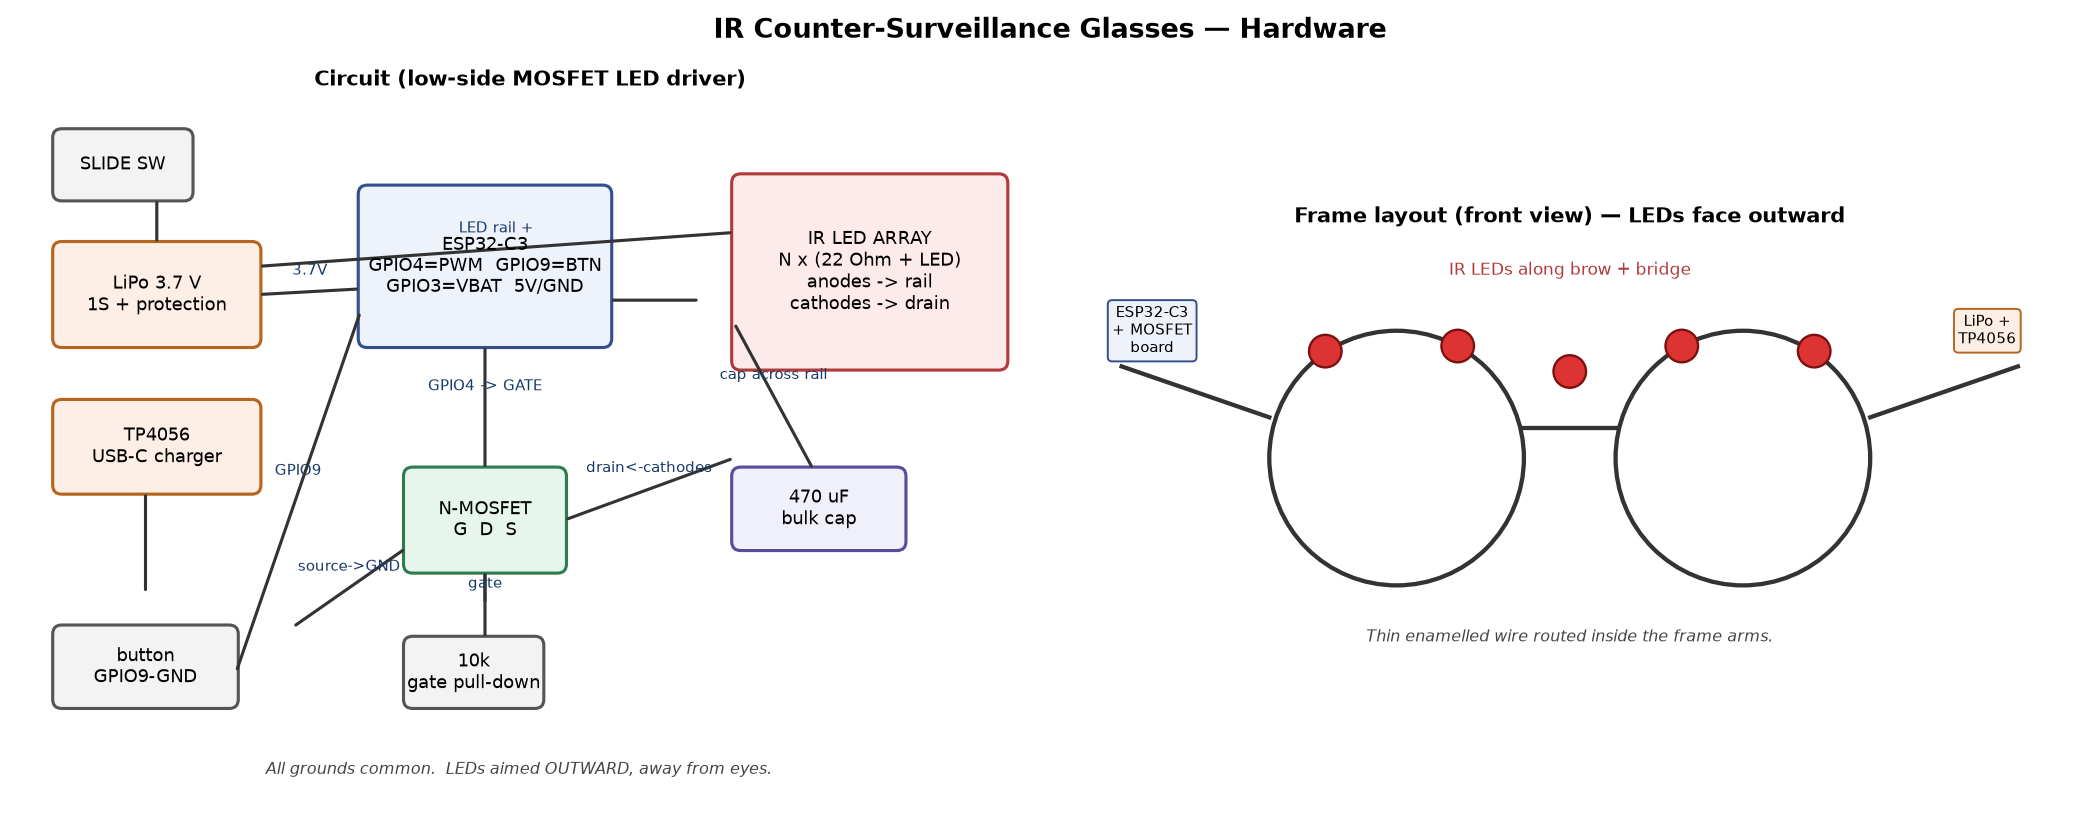

This figure's Python source:
"""schematic.py — generate a readable wiring schematic and frame-layout figure.

Block-style schematic (clear nets + labels rather than full EDA symbols) plus a front-view
of the glasses frame showing LED placement and where each board mounts. Run to produce
schematic.png for the build guide / report.

    python schematic.py            # -> schematic.png
"""
import matplotlib
matplotlib.use("Agg")
import matplotlib.pyplot as plt
from matplotlib.patches import FancyBboxPatch, Circle, FancyArrowPatch


def _box(ax, x, y, w, h, label, fc="#eef3fb", ec="#34508c"):
    ax.add_patch(FancyBboxPatch((x, y), w, h, boxstyle="round,pad=0.02,rounding_size=0.08",
                                linewidth=1.6, edgecolor=ec, facecolor=fc))
    ax.text(x + w / 2, y + h / 2, label, ha="center", va="center", fontsize=9)


def _wire(ax, p0, p1, label=None, color="#333", lw=1.6):
    ax.add_patch(FancyArrowPatch(p0, p1, arrowstyle="-", linewidth=lw, color=color))
    if label:
        ax.text((p0[0] + p1[0]) / 2, (p0[1] + p1[1]) / 2 + 0.12, label,
                ha="center", va="bottom", fontsize=7.5, color="#1a3a6b")


def draw_schematic(ax):
    ax.set_title("Circuit (low-side MOSFET LED driver)", fontsize=11, weight="bold")
    # Blocks
    _box(ax, 0.3, 5.2, 1.8, 0.9, "LiPo 3.7 V\n1S + protection", fc="#fdeee6", ec="#b5651d")
    _box(ax, 0.3, 3.9, 1.8, 0.8, "TP4056\nUSB-C charger", fc="#fdeee6", ec="#b5651d")
    _box(ax, 0.3, 6.5, 1.2, 0.6, "SLIDE SW", fc="#f3f3f3", ec="#555")
    _box(ax, 3.0, 5.2, 2.2, 1.4, "ESP32-C3\nGPIO4=PWM  GPIO9=BTN\nGPIO3=VBAT  5V/GND")
    _box(ax, 3.4, 3.2, 1.4, 0.9, "N-MOSFET\nG  D  S", fc="#e7f6ec", ec="#2e7d4f")
    _box(ax, 6.3, 5.0, 2.4, 1.7, "IR LED ARRAY\nN x (22 Ohm + LED)\nanodes -> rail\ncathodes -> drain",
         fc="#fdeaea", ec="#b03a3a")
    _box(ax, 6.3, 3.4, 1.5, 0.7, "470 uF\nbulk cap", fc="#f0f0fb", ec="#5a4b9c")
    _box(ax, 3.4, 2.0, 1.2, 0.6, "10k\ngate pull-down", fc="#f3f3f3", ec="#555")
    _box(ax, 0.3, 2.0, 1.6, 0.7, "button\nGPIO9-GND", fc="#f3f3f3", ec="#555")

    # Wires (nets)
    _wire(ax, (1.2, 6.5), (1.2, 6.1))                       # switch -> battery +
    _wire(ax, (2.1, 5.65), (3.0, 5.7), "3.7V")              # batt -> ESP 5V
    _wire(ax, (2.1, 5.9), (6.3, 6.2), "LED rail +")         # batt -> LED rail
    _wire(ax, (5.2, 5.6), (6.0, 5.6))                       # (spacer to array region)
    _wire(ax, (4.1, 5.2), (4.1, 4.1), "GPIO4 -> GATE")      # ESP GPIO4 -> MOSFET gate
    _wire(ax, (4.1, 3.2), (4.1, 2.6), "gate")               # gate -> pulldown
    _wire(ax, (4.8, 3.65), (6.3, 4.2), "drain<-cathodes")   # MOSFET drain <- LED cathodes
    _wire(ax, (4.1, 3.2), (4.1, 2.9))                       # source side hint
    _wire(ax, (3.4, 3.4), (2.4, 2.7), "source->GND")        # MOSFET source -> GND
    _wire(ax, (1.1, 3.9), (1.1, 3.0))                       # TP4056 -> batt (charge)
    _wire(ax, (6.3, 5.4), (7.0, 4.1), "cap across rail")    # cap to rail/gnd
    _wire(ax, (1.9, 2.3), (3.0, 5.5), "GPIO9")              # button -> ESP

    ax.text(4.4, 1.4, "All grounds common.  LEDs aimed OUTWARD, away from eyes.",
            ha="center", fontsize=8, style="italic", color="#444")
    ax.set_xlim(0, 9); ax.set_ylim(1.0, 7.4); ax.axis("off")


def draw_frame(ax):
    ax.set_title("Frame layout (front view) — LEDs face outward", fontsize=11, weight="bold")
    # lenses
    for cx in (3.3, 6.7):
        ax.add_patch(Circle((cx, 4.2), 1.25, fill=False, lw=2.2, edgecolor="#333"))
    # bridge + temples
    ax.plot([4.55, 5.45], [4.5, 4.5], color="#333", lw=2.2)
    ax.plot([2.05, 0.6], [4.6, 5.1], color="#333", lw=2.2)
    ax.plot([7.95, 9.4], [4.6, 5.1], color="#333", lw=2.2)
    # LED positions: 2 per brow + 1 bridge (scale to N as needed)
    leds = [(2.6, 5.25), (3.9, 5.3), (5.0, 5.05), (6.1, 5.3), (7.4, 5.25)]
    for x, y in leds:
        ax.add_patch(Circle((x, y), 0.16, facecolor="#d33", edgecolor="#7a1010", lw=1.2))
    ax.text(5.0, 6.0, "IR LEDs along brow + bridge", ha="center", fontsize=8.5, color="#b03a3a")
    # mounted boards on temples
    ax.text(0.9, 5.45, "ESP32-C3\n+ MOSFET\nboard", ha="center", va="center", fontsize=7.5,
            bbox=dict(boxstyle="round", fc="#eef3fb", ec="#34508c"))
    ax.text(9.1, 5.45, "LiPo +\nTP4056", ha="center", va="center", fontsize=7.5,
            bbox=dict(boxstyle="round", fc="#fdeee6", ec="#b5651d"))
    ax.text(5.0, 2.4, "Thin enamelled wire routed inside the frame arms.",
            ha="center", fontsize=8, style="italic", color="#444")
    ax.set_xlim(0, 10); ax.set_ylim(2.0, 6.4); ax.set_aspect("equal"); ax.axis("off")


def main():
    fig, axes = plt.subplots(1, 2, figsize=(15, 6))
    draw_schematic(axes[0])
    draw_frame(axes[1])
    fig.suptitle("IR Counter-Surveillance Glasses — Hardware", fontsize=14, weight="bold")
    fig.tight_layout()
    fig.savefig("schematic.png", dpi=140)
    print("wrote schematic.png")


if __name__ == "__main__":
    main()
